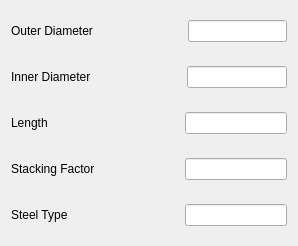
                     <widget class="QWidget" name="tab_7">
                      <attribute name="title">
                       <string>Stator</string>
                      </attribute>
                      <layout class="QVBoxLayout" name="verticalLayout_2">
                       <item>
                        <layout class="QHBoxLayout" name="horizontalLayout_5" stretch="0,1,0,2">
                         <item>
                          <widget class="QLabel" name="label_5">
                           <property name="text">
                            <string>Outer Diameter      </string>
                           </property>
                          </widget>
                         </item>
                         <item>
                          <spacer name="horizontalSpacer_7">
                           <property name="orientation">
                            <enum>Qt::Horizontal</enum>
                           </property>
                           <property name="sizeHint" stdset="0">
                            <size>
                             <width>40</width>
                             <height>20</height>
                            </size>
                           </property>
                          </spacer>
                         </item>
                         <item>
                          <spacer name="verticalSpacer_5">
                           <property name="orientation">
                            <enum>Qt::Vertical</enum>
                           </property>
                           <property name="sizeHint" stdset="0">
                            <size>
                             <width>20</width>
                             <height>40</height>
                            </size>
                           </property>
                          </spacer>
                         </item>
                         <item>
                          <widget class="QLineEdit" name="lineEdit5"/>
                         </item>
                        </layout>
                       </item>
                       <item>
                        <layout class="QHBoxLayout" name="horizontalLayout_6" stretch="0,1,0,2">
                         <item>
                          <widget class="QLabel" name="label_6">
                           <property name="text">
                            <string>Inner Diameter      </string>
                           </property>
                          </widget>
                         </item>
                         <item>
                          <spacer name="horizontalSpacer_8">
                           <property name="orientation">
                            <enum>Qt::Horizontal</enum>
                           </property>
                           <property name="sizeHint" stdset="0">
                            <size>
                             <width>40</width>
                             <height>20</height>
                            </size>
                           </property>
                          </spacer>
                         </item>
                         <item>
                          <spacer name="verticalSpacer_6">
                           <property name="orientation">
                            <enum>Qt::Vertical</enum>
                           </property>
                           <property name="sizeHint" stdset="0">
                            <size>
                             <width>20</width>
                             <height>40</height>
                            </size>
                           </property>
                          </spacer>
                         </item>
                         <item>
                          <widget class="QLineEdit" name="lineEdit6"/>
                         </item>
                        </layout>
                       </item>
                       <item>
                        <layout class="QHBoxLayout" name="horizontalLayout_7" stretch="0,1,0,2">
                         <item>
                          <widget class="QLabel" name="label_7">
                           <property name="text">
                            <string>Length                  </string>
                           </property>
                          </widget>
                         </item>
                         <item>
                          <spacer name="horizontalSpacer_9">
                           <property name="orientation">
                            <enum>Qt::Horizontal</enum>
                           </property>
                           <property name="sizeHint" stdset="0">
                            <size>
                             <width>40</width>
                             <height>20</height>
                            </size>
                           </property>
                          </spacer>
                         </item>
                         <item>
                          <spacer name="verticalSpacer_7">
                           <property name="orientation">
                            <enum>Qt::Vertical</enum>
                           </property>
                           <property name="sizeHint" stdset="0">
                            <size>
                             <width>20</width>
                             <height>40</height>
                            </size>
                           </property>
                          </spacer>
                         </item>
                         <item>
                          <widget class="QLineEdit" name="lineEdit7"/>
                         </item>
                        </layout>
                       </item>
                       <item>
                        <layout class="QHBoxLayout" name="horizontalLayout_8" stretch="0,1,0,2">
                         <item>
                          <widget class="QLabel" name="label_8">
                           <property name="text">
                            <string>Stacking Factor    </string>
                           </property>
                          </widget>
                         </item>
                         <item>
                          <spacer name="horizontalSpacer_10">
                           <property name="orientation">
                            <enum>Qt::Horizontal</enum>
                           </property>
                           <property name="sizeHint" stdset="0">
                            <size>
                             <width>40</width>
                             <height>20</height>
                            </size>
                           </property>
                          </spacer>
                         </item>
                         <item>
                          <spacer name="verticalSpacer_8">
                           <property name="orientation">
                            <enum>Qt::Vertical</enum>
                           </property>
                           <property name="sizeHint" stdset="0">
                            <size>
                             <width>20</width>
                             <height>40</height>
                            </size>
                           </property>
                          </spacer>
                         </item>
                         <item>
                          <widget class="QLineEdit" name="lineEdit8"/>
                         </item>
                        </layout>
                       </item>
                       <item>
                        <layout class="QHBoxLayout" name="horizontalLayout_9" stretch="0,1,0,2">
                         <item>
                          <widget class="QLabel" name="label_9">
                           <property name="text">
                            <string>Steel Type            </string>
                           </property>
                          </widget>
                         </item>
                         <item>
                          <spacer name="horizontalSpacer_11">
                           <property name="orientation">
                            <enum>Qt::Horizontal</enum>
                           </property>
                           <property name="sizeHint" stdset="0">
                            <size>
                             <width>40</width>
                             <height>20</height>
                            </size>
                           </property>
                          </spacer>
                         </item>
                         <item>
                          <spacer name="verticalSpacer_9">
                           <property name="orientation">
                            <enum>Qt::Vertical</enum>
                           </property>
                           <property name="sizeHint" stdset="0">
                            <size>
                             <width>20</width>
                             <height>40</height>
                            </size>
                           </property>
                          </spacer>
                         </item>
                         <item>
                          <widget class="QLineEdit" name="lineEdit9"/>
                         </item>
                        </layout>
                       </item>
                      </layout>
                     </widget>
